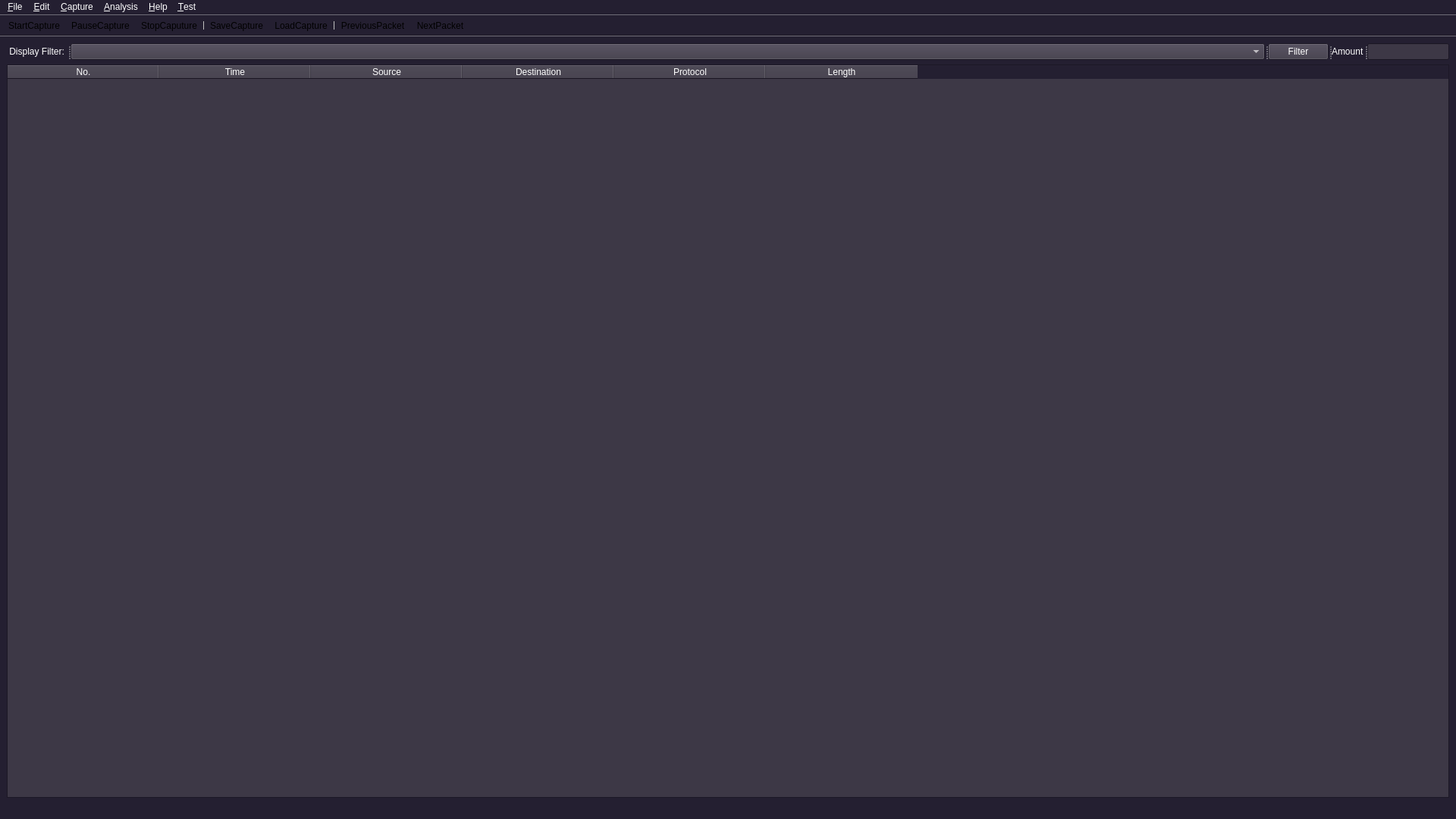
<?xml version="1.0" encoding="UTF-8"?>
<ui version="4.0">
 <class>MainWindow</class>
 <widget class="QMainWindow" name="MainWindow">
  <property name="geometry">
   <rect>
    <x>0</x>
    <y>0</y>
    <width>1920</width>
    <height>1080</height>
   </rect>
  </property>
  <property name="sizePolicy">
   <sizepolicy hsizetype="Fixed" vsizetype="Fixed">
    <horstretch>0</horstretch>
    <verstretch>0</verstretch>
   </sizepolicy>
  </property>
  <property name="maximumSize">
   <size>
    <width>16777215</width>
    <height>16777215</height>
   </size>
  </property>
  <property name="palette">
   <palette>
    <active>
     <colorrole role="WindowText">
      <brush brushstyle="SolidPattern">
       <color alpha="255">
        <red>255</red>
        <green>255</green>
        <blue>255</blue>
       </color>
      </brush>
     </colorrole>
     <colorrole role="Button">
      <brush brushstyle="SolidPattern">
       <color alpha="255">
        <red>61</red>
        <green>56</green>
        <blue>70</blue>
       </color>
      </brush>
     </colorrole>
     <colorrole role="Light">
      <brush brushstyle="SolidPattern">
       <color alpha="255">
        <red>94</red>
        <green>92</green>
        <blue>100</blue>
       </color>
      </brush>
     </colorrole>
     <colorrole role="Midlight">
      <brush brushstyle="SolidPattern">
       <color alpha="255">
        <red>61</red>
        <green>56</green>
        <blue>70</blue>
       </color>
      </brush>
     </colorrole>
     <colorrole role="Dark">
      <brush brushstyle="SolidPattern">
       <color alpha="255">
        <red>0</red>
        <green>0</green>
        <blue>0</blue>
       </color>
      </brush>
     </colorrole>
     <colorrole role="Mid">
      <brush brushstyle="SolidPattern">
       <color alpha="255">
        <red>61</red>
        <green>56</green>
        <blue>70</blue>
       </color>
      </brush>
     </colorrole>
     <colorrole role="Text">
      <brush brushstyle="SolidPattern">
       <color alpha="255">
        <red>255</red>
        <green>255</green>
        <blue>255</blue>
       </color>
      </brush>
     </colorrole>
     <colorrole role="ButtonText">
      <brush brushstyle="SolidPattern">
       <color alpha="255">
        <red>255</red>
        <green>255</green>
        <blue>255</blue>
       </color>
      </brush>
     </colorrole>
     <colorrole role="Base">
      <brush brushstyle="SolidPattern">
       <color alpha="255">
        <red>61</red>
        <green>56</green>
        <blue>70</blue>
       </color>
      </brush>
     </colorrole>
     <colorrole role="Window">
      <brush brushstyle="SolidPattern">
       <color alpha="255">
        <red>36</red>
        <green>31</green>
        <blue>49</blue>
       </color>
      </brush>
     </colorrole>
     <colorrole role="Shadow">
      <brush brushstyle="SolidPattern">
       <color alpha="255">
        <red>94</red>
        <green>92</green>
        <blue>100</blue>
       </color>
      </brush>
     </colorrole>
     <colorrole role="Highlight">
      <brush brushstyle="SolidPattern">
       <color alpha="255">
        <red>36</red>
        <green>31</green>
        <blue>49</blue>
       </color>
      </brush>
     </colorrole>
     <colorrole role="HighlightedText">
      <brush brushstyle="SolidPattern">
       <color alpha="255">
        <red>98</red>
        <green>160</green>
        <blue>234</blue>
       </color>
      </brush>
     </colorrole>
     <colorrole role="AlternateBase">
      <brush brushstyle="SolidPattern">
       <color alpha="255">
        <red>61</red>
        <green>56</green>
        <blue>70</blue>
       </color>
      </brush>
     </colorrole>
     <colorrole role="PlaceholderText">
      <brush brushstyle="SolidPattern">
       <color alpha="128">
        <red>255</red>
        <green>255</green>
        <blue>255</blue>
       </color>
      </brush>
     </colorrole>
    </active>
    <inactive>
     <colorrole role="WindowText">
      <brush brushstyle="SolidPattern">
       <color alpha="255">
        <red>255</red>
        <green>255</green>
        <blue>255</blue>
       </color>
      </brush>
     </colorrole>
     <colorrole role="Button">
      <brush brushstyle="SolidPattern">
       <color alpha="255">
        <red>61</red>
        <green>56</green>
        <blue>70</blue>
       </color>
      </brush>
     </colorrole>
     <colorrole role="Light">
      <brush brushstyle="SolidPattern">
       <color alpha="255">
        <red>94</red>
        <green>92</green>
        <blue>100</blue>
       </color>
      </brush>
     </colorrole>
     <colorrole role="Midlight">
      <brush brushstyle="SolidPattern">
       <color alpha="255">
        <red>61</red>
        <green>56</green>
        <blue>70</blue>
       </color>
      </brush>
     </colorrole>
     <colorrole role="Dark">
      <brush brushstyle="SolidPattern">
       <color alpha="255">
        <red>0</red>
        <green>0</green>
        <blue>0</blue>
       </color>
      </brush>
     </colorrole>
     <colorrole role="Mid">
      <brush brushstyle="SolidPattern">
       <color alpha="255">
        <red>61</red>
        <green>56</green>
        <blue>70</blue>
       </color>
      </brush>
     </colorrole>
     <colorrole role="Text">
      <brush brushstyle="SolidPattern">
       <color alpha="255">
        <red>255</red>
        <green>255</green>
        <blue>255</blue>
       </color>
      </brush>
     </colorrole>
     <colorrole role="ButtonText">
      <brush brushstyle="SolidPattern">
       <color alpha="255">
        <red>255</red>
        <green>255</green>
        <blue>255</blue>
       </color>
      </brush>
     </colorrole>
     <colorrole role="Base">
      <brush brushstyle="SolidPattern">
       <color alpha="255">
        <red>61</red>
        <green>56</green>
        <blue>70</blue>
       </color>
      </brush>
     </colorrole>
     <colorrole role="Window">
      <brush brushstyle="SolidPattern">
       <color alpha="255">
        <red>36</red>
        <green>31</green>
        <blue>49</blue>
       </color>
      </brush>
     </colorrole>
     <colorrole role="Shadow">
      <brush brushstyle="SolidPattern">
       <color alpha="255">
        <red>94</red>
        <green>92</green>
        <blue>100</blue>
       </color>
      </brush>
     </colorrole>
     <colorrole role="Highlight">
      <brush brushstyle="SolidPattern">
       <color alpha="255">
        <red>36</red>
        <green>31</green>
        <blue>49</blue>
       </color>
      </brush>
     </colorrole>
     <colorrole role="HighlightedText">
      <brush brushstyle="SolidPattern">
       <color alpha="255">
        <red>98</red>
        <green>160</green>
        <blue>234</blue>
       </color>
      </brush>
     </colorrole>
     <colorrole role="AlternateBase">
      <brush brushstyle="SolidPattern">
       <color alpha="255">
        <red>61</red>
        <green>56</green>
        <blue>70</blue>
       </color>
      </brush>
     </colorrole>
     <colorrole role="PlaceholderText">
      <brush brushstyle="SolidPattern">
       <color alpha="128">
        <red>255</red>
        <green>255</green>
        <blue>255</blue>
       </color>
      </brush>
     </colorrole>
    </inactive>
    <disabled>
     <colorrole role="WindowText">
      <brush brushstyle="SolidPattern">
       <color alpha="255">
        <red>0</red>
        <green>0</green>
        <blue>0</blue>
       </color>
      </brush>
     </colorrole>
     <colorrole role="Button">
      <brush brushstyle="SolidPattern">
       <color alpha="255">
        <red>61</red>
        <green>56</green>
        <blue>70</blue>
       </color>
      </brush>
     </colorrole>
     <colorrole role="Light">
      <brush brushstyle="SolidPattern">
       <color alpha="255">
        <red>94</red>
        <green>92</green>
        <blue>100</blue>
       </color>
      </brush>
     </colorrole>
     <colorrole role="Midlight">
      <brush brushstyle="SolidPattern">
       <color alpha="255">
        <red>61</red>
        <green>56</green>
        <blue>70</blue>
       </color>
      </brush>
     </colorrole>
     <colorrole role="Dark">
      <brush brushstyle="SolidPattern">
       <color alpha="255">
        <red>0</red>
        <green>0</green>
        <blue>0</blue>
       </color>
      </brush>
     </colorrole>
     <colorrole role="Mid">
      <brush brushstyle="SolidPattern">
       <color alpha="255">
        <red>61</red>
        <green>56</green>
        <blue>70</blue>
       </color>
      </brush>
     </colorrole>
     <colorrole role="Text">
      <brush brushstyle="SolidPattern">
       <color alpha="255">
        <red>0</red>
        <green>0</green>
        <blue>0</blue>
       </color>
      </brush>
     </colorrole>
     <colorrole role="ButtonText">
      <brush brushstyle="SolidPattern">
       <color alpha="255">
        <red>0</red>
        <green>0</green>
        <blue>0</blue>
       </color>
      </brush>
     </colorrole>
     <colorrole role="Base">
      <brush brushstyle="SolidPattern">
       <color alpha="255">
        <red>36</red>
        <green>31</green>
        <blue>49</blue>
       </color>
      </brush>
     </colorrole>
     <colorrole role="Window">
      <brush brushstyle="SolidPattern">
       <color alpha="255">
        <red>36</red>
        <green>31</green>
        <blue>49</blue>
       </color>
      </brush>
     </colorrole>
     <colorrole role="Shadow">
      <brush brushstyle="SolidPattern">
       <color alpha="255">
        <red>94</red>
        <green>92</green>
        <blue>100</blue>
       </color>
      </brush>
     </colorrole>
     <colorrole role="Highlight">
      <brush brushstyle="SolidPattern">
       <color alpha="255">
        <red>145</red>
        <green>145</green>
        <blue>145</blue>
       </color>
      </brush>
     </colorrole>
     <colorrole role="HighlightedText">
      <brush brushstyle="SolidPattern">
       <color alpha="255">
        <red>98</red>
        <green>160</green>
        <blue>234</blue>
       </color>
      </brush>
     </colorrole>
     <colorrole role="AlternateBase">
      <brush brushstyle="SolidPattern">
       <color alpha="255">
        <red>61</red>
        <green>56</green>
        <blue>70</blue>
       </color>
      </brush>
     </colorrole>
     <colorrole role="PlaceholderText">
      <brush brushstyle="SolidPattern">
       <color alpha="128">
        <red>255</red>
        <green>255</green>
        <blue>255</blue>
       </color>
      </brush>
     </colorrole>
    </disabled>
   </palette>
  </property>
  <property name="windowTitle">
   <string>Network Traffic Analysis</string>
  </property>
  <widget class="QWidget" name="centralwidget">
   <property name="enabled">
    <bool>true</bool>
   </property>
   <layout class="QGridLayout" name="gridLayout">
    <item row="0" column="0">
     <widget class="QSplitter" name="splitter_3">
      <property name="orientation">
       <enum>Qt::Horizontal</enum>
      </property>
      <widget class="QLabel" name="label">
       <property name="sizePolicy">
        <sizepolicy hsizetype="Preferred" vsizetype="Preferred">
         <horstretch>0</horstretch>
         <verstretch>0</verstretch>
        </sizepolicy>
       </property>
       <property name="text">
        <string> Display Filter: </string>
       </property>
       <property name="scaledContents">
        <bool>true</bool>
       </property>
       <property name="margin">
        <number>0</number>
       </property>
      </widget>
      <widget class="QComboBox" name="filterBox">
       <property name="sizePolicy">
        <sizepolicy hsizetype="Preferred" vsizetype="Fixed">
         <horstretch>7</horstretch>
         <verstretch>0</verstretch>
        </sizepolicy>
       </property>
      </widget>
      <widget class="QPushButton" name="filterBot">
       <property name="text">
        <string>Filter</string>
       </property>
      </widget>
      <widget class="QLabel" name="amount">
       <property name="text">
        <string>Amount</string>
       </property>
      </widget>
      <widget class="QLineEdit" name="lineEdit"/>
     </widget>
    </item>
    <item row="1" column="0">
     <widget class="QSplitter" name="splitter_2">
      <property name="orientation">
       <enum>Qt::Vertical</enum>
      </property>
      <widget class="QTableWidget" name="captureList">
       <property name="sizePolicy">
        <sizepolicy hsizetype="Expanding" vsizetype="Expanding">
         <horstretch>0</horstretch>
         <verstretch>10</verstretch>
        </sizepolicy>
       </property>
       <property name="sizeAdjustPolicy">
        <enum>QAbstractScrollArea::AdjustIgnored</enum>
       </property>
       <property name="showGrid">
        <bool>false</bool>
       </property>
       <property name="gridStyle">
        <enum>Qt::DashDotLine</enum>
       </property>
       <property name="sortingEnabled">
        <bool>true</bool>
       </property>
       <property name="rowCount">
        <number>0</number>
       </property>
       <property name="columnCount">
        <number>6</number>
       </property>
       <attribute name="horizontalHeaderDefaultSectionSize">
        <number>200</number>
       </attribute>
       <attribute name="horizontalHeaderShowSortIndicator" stdset="0">
        <bool>true</bool>
       </attribute>
       <attribute name="verticalHeaderDefaultSectionSize">
        <number>30</number>
       </attribute>
       <column>
        <property name="text">
         <string extracomment="Number">No.</string>
        </property>
        <property name="toolTip">
         <string extracomment="Number">Number</string>
        </property>
       </column>
       <column>
        <property name="text">
         <string extracomment="Time">Time</string>
        </property>
        <property name="toolTip">
         <string extracomment="Time">Time</string>
        </property>
       </column>
       <column>
        <property name="text">
         <string extracomment="Source address">Source</string>
        </property>
        <property name="toolTip">
         <string extracomment="Source address">Source address</string>
        </property>
       </column>
       <column>
        <property name="text">
         <string extracomment="Destination address">Destination</string>
        </property>
        <property name="toolTip">
         <string extracomment="Destination address">Destination address</string>
        </property>
       </column>
       <column>
        <property name="text">
         <string extracomment="Protocol">Protocol</string>
        </property>
        <property name="toolTip">
         <string>Protocol</string>
        </property>
       </column>
       <column>
        <property name="text">
         <string extracomment="Packet lenth (byte)">Length</string>
        </property>
        <property name="toolTip">
         <string extracomment="Packet lenth (byte)">Packet lenth (byte)</string>
        </property>
       </column>
      </widget>
     </widget>
    </item>
   </layout>
  </widget>
  <widget class="QMenuBar" name="menubar">
   <property name="geometry">
    <rect>
     <x>0</x>
     <y>0</y>
     <width>1920</width>
     <height>22</height>
    </rect>
   </property>
   <widget class="QMenu" name="menuFile">
    <property name="title">
     <string>&amp;File</string>
    </property>
    <property name="separatorsCollapsible">
     <bool>false</bool>
    </property>
    <property name="toolTipsVisible">
     <bool>false</bool>
    </property>
    <addaction name="actionOpen"/>
    <addaction name="actionOpen_Multi_Files"/>
    <addaction name="actionSave"/>
    <addaction name="actionSave_As_2"/>
    <addaction name="actionExit"/>
   </widget>
   <widget class="QMenu" name="menuCapture">
    <property name="title">
     <string>&amp;Capture</string>
    </property>
    <addaction name="actionStart"/>
    <addaction name="actionPause"/>
    <addaction name="actionStop"/>
   </widget>
   <widget class="QMenu" name="menuAnalysis">
    <property name="title">
     <string>&amp;Analysis</string>
    </property>
    <addaction name="actionGraph"/>
    <addaction name="actionAttack_Analysis"/>
   </widget>
   <widget class="QMenu" name="menuEdit">
    <property name="title">
     <string>&amp;Edit</string>
    </property>
   </widget>
   <widget class="QMenu" name="menuHelp">
    <property name="title">
     <string>&amp;Help</string>
    </property>
    <addaction name="actionUse_Guide"/>
   </widget>
   <widget class="QMenu" name="menuTest">
    <property name="title">
     <string>&amp;Test</string>
    </property>
    <addaction name="actionpcap_Test"/>
    <addaction name="actionPacket_Capture_Test"/>
    <addaction name="actionAttack_Analysis_Test"/>
   </widget>
   <addaction name="menuFile"/>
   <addaction name="menuEdit"/>
   <addaction name="menuCapture"/>
   <addaction name="menuAnalysis"/>
   <addaction name="menuHelp"/>
   <addaction name="menuTest"/>
  </widget>
  <widget class="QToolBar" name="toolBar">
   <property name="windowTitle">
    <string>toolBar</string>
   </property>
   <property name="styleSheet">
    <string notr="true">QToolBar {
    background: transparent; 
}

QToolBar::separator {
    background-color: silver; 
    width: 1px; 
    border: 0px solid #a0a0a0;
    margin: 5px 0; 
}

QToolBar QToolButton:hover {
    background-color: transparent;
}


</string>
   </property>
   <property name="movable">
    <bool>false</bool>
   </property>
   <property name="iconSize">
    <size>
     <width>18</width>
     <height>18</height>
    </size>
   </property>
   <attribute name="toolBarArea">
    <enum>TopToolBarArea</enum>
   </attribute>
   <attribute name="toolBarBreak">
    <bool>false</bool>
   </attribute>
   <addaction name="actionStartCapture"/>
   <addaction name="actionPauseCapture"/>
   <addaction name="actionStopCaputure"/>
   <addaction name="separator"/>
   <addaction name="actionSaveCapture"/>
   <addaction name="actionLoadCapture"/>
   <addaction name="separator"/>
   <addaction name="actionPreviousPacket"/>
   <addaction name="actionNextPacket"/>
  </widget>
  <widget class="QStatusBar" name="statusBar">
   <property name="sizeGripEnabled">
    <bool>false</bool>
   </property>
  </widget>
  <action name="actionOpen">
   <property name="text">
    <string>Open</string>
   </property>
   <property name="shortcut">
    <string>Ctrl+O</string>
   </property>
  </action>
  <action name="actionSave">
   <property name="text">
    <string>Save</string>
   </property>
   <property name="shortcut">
    <string>Ctrl+S</string>
   </property>
  </action>
  <action name="actionSave_As">
   <property name="text">
    <string>Save As</string>
   </property>
   <property name="shortcut">
    <string>Ctrl+Shift+S</string>
   </property>
  </action>
  <action name="actionExit">
   <property name="text">
    <string>Quit</string>
   </property>
   <property name="toolTip">
    <string>Quit</string>
   </property>
   <property name="shortcut">
    <string>Ctrl+Q</string>
   </property>
  </action>
  <action name="actionStart">
   <property name="text">
    <string>Start</string>
   </property>
   <property name="shortcut">
    <string>Ctrl+B</string>
   </property>
  </action>
  <action name="actionPause">
   <property name="text">
    <string>Pause</string>
   </property>
   <property name="shortcut">
    <string>Ctrl+P</string>
   </property>
  </action>
  <action name="actionStop">
   <property name="text">
    <string>Stop</string>
   </property>
   <property name="shortcut">
    <string>Ctrl+E</string>
   </property>
  </action>
  <action name="actionStartCapture">
   <property name="icon">
    <iconset>
     <normaloff>Updates/updatedGUI/Icons/play.png</normaloff>
     <selectedon>Updates/updatedGUI/Icons/play.png</selectedon>Updates/updatedGUI/Icons/play.png</iconset>
   </property>
   <property name="text">
    <string>StartCapture</string>
   </property>
   <property name="toolTip">
    <string>Start Capturing</string>
   </property>
  </action>
  <action name="actionPauseCapture">
   <property name="icon">
    <iconset>
     <normaloff>Updates/updatedGUI/Icons/pause.png</normaloff>Updates/updatedGUI/Icons/pause.png</iconset>
   </property>
   <property name="text">
    <string>PauseCapture</string>
   </property>
   <property name="toolTip">
    <string>Pause capturing</string>
   </property>
  </action>
  <action name="actionStopCaputure">
   <property name="icon">
    <iconset>
     <normaloff>Updates/updatedGUI/Icons/stop.png</normaloff>Updates/updatedGUI/Icons/stop.png</iconset>
   </property>
   <property name="text">
    <string>StopCaputure</string>
   </property>
  </action>
  <action name="actionGraph">
   <property name="text">
    <string>Analysis Graphs</string>
   </property>
   <property name="shortcut">
    <string>Ctrl+G</string>
   </property>
  </action>
  <action name="actionSave_As_2">
   <property name="text">
    <string>Save As</string>
   </property>
   <property name="shortcut">
    <string>Ctrl+Shift+S</string>
   </property>
  </action>
  <action name="actionAttack_Analysis">
   <property name="text">
    <string>Attack Analysis</string>
   </property>
   <property name="shortcut">
    <string>Ctrl+A</string>
   </property>
  </action>
  <action name="actionOpen_Multi_Files">
   <property name="text">
    <string>Open Multi-Files</string>
   </property>
   <property name="shortcut">
    <string>Ctrl+Shift+O</string>
   </property>
  </action>
  <action name="actionpcap_Test">
   <property name="text">
    <string>pcap Test</string>
   </property>
  </action>
  <action name="actionPacket_Capture_Test">
   <property name="text">
    <string>Packet Capture Test</string>
   </property>
  </action>
  <action name="actionAttack_Analysis_Test">
   <property name="text">
    <string>Attack Analysis Test</string>
   </property>
  </action>
  <action name="actionUse_Guide">
   <property name="text">
    <string>Use Guide</string>
   </property>
   <property name="shortcut">
    <string>Ctrl+H</string>
   </property>
  </action>
  <action name="actionSaveCapture">
   <property name="icon">
    <iconset>
     <normaloff>Updates/updatedGUI/Icons/save.png</normaloff>Updates/updatedGUI/Icons/save.png</iconset>
   </property>
   <property name="text">
    <string>SaveCapture</string>
   </property>
   <property name="toolTip">
    <string>Saves capture</string>
   </property>
  </action>
  <action name="actionLoadCapture">
   <property name="icon">
    <iconset>
     <normaloff>Updates/updatedGUI/Icons/load.png</normaloff>Updates/updatedGUI/Icons/load.png</iconset>
   </property>
   <property name="text">
    <string>LoadCapture</string>
   </property>
   <property name="toolTip">
    <string>Load capture</string>
   </property>
  </action>
  <action name="actionPreviousPacket">
   <property name="icon">
    <iconset>
     <normaloff>Updates/updatedGUI/Icons/first.png</normaloff>Updates/updatedGUI/Icons/first.png</iconset>
   </property>
   <property name="text">
    <string>PreviousPacket</string>
   </property>
   <property name="toolTip">
    <string>Select previous packet</string>
   </property>
  </action>
  <action name="actionNextPacket">
   <property name="icon">
    <iconset>
     <normaloff>Updates/updatedGUI/Icons/last.png</normaloff>Updates/updatedGUI/Icons/last.png</iconset>
   </property>
   <property name="text">
    <string>NextPacket</string>
   </property>
   <property name="toolTip">
    <string>Next packet</string>
   </property>
  </action>
 </widget>
 <resources/>
 <connections/>
</ui>
